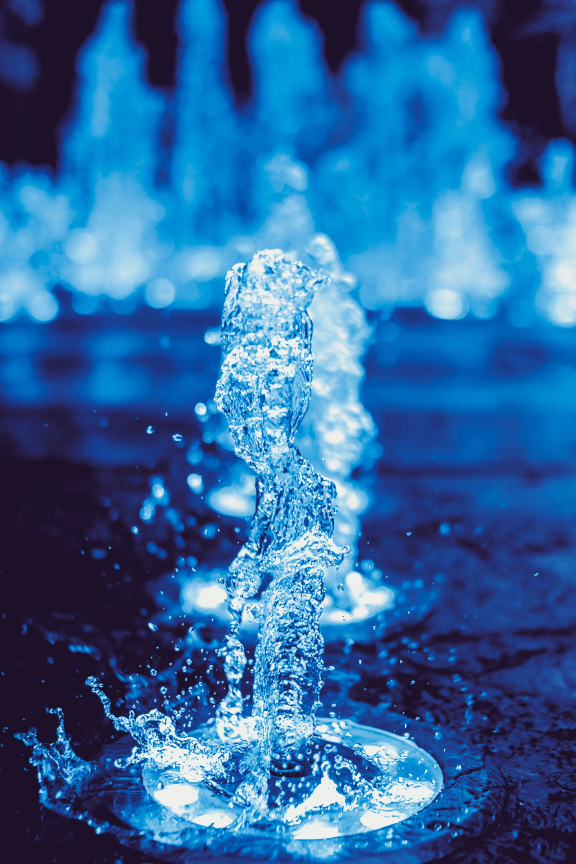
#> input picture pic3.jpg, 1728 x 2592 px (shown at 1/3 size)
$ python draw.py
#> lines starting #> are read from the running program, lines starting #| are printed output that depends on the picture
import cv2
import numpy as np
blank=np.zeros((500,500,3),dtype='uint8')
cv2.imshow('Blank', blank)

img=cv2.imread("pic3.jpg")
#> img is the input picture: shape (2592, 1728, 3); mean B, G, R 159, 103.4, 46.1
cv2.imshow('pic', img)
#paint the img
blank[200:300,300:400]=0,0,255
cv2.imshow('Green',blank)
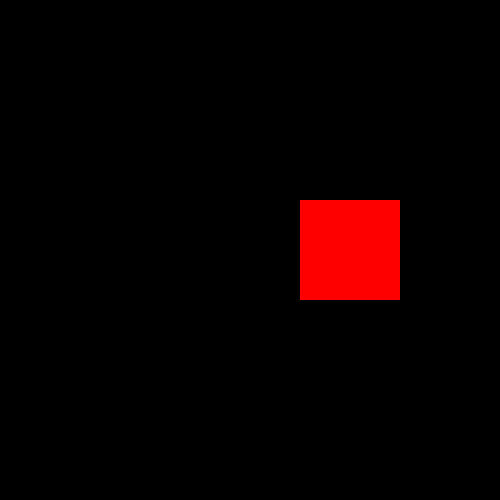
#> window 'Green': shape (500, 500, 3); mean B, G, R 0, 0, 10.2
# draw a rectangle
cv2.rectangle(blank,(0,0),(250,250),(0,255,0),thickness=2)
cv2.imshow("rectangle",blank)
#write text
cv2.putText(blank,"hello it's me sujan ",(0,255),cv2.FONT_HERSHEY_TRIPLEX,1.0,(0,255,0),thickness=2)
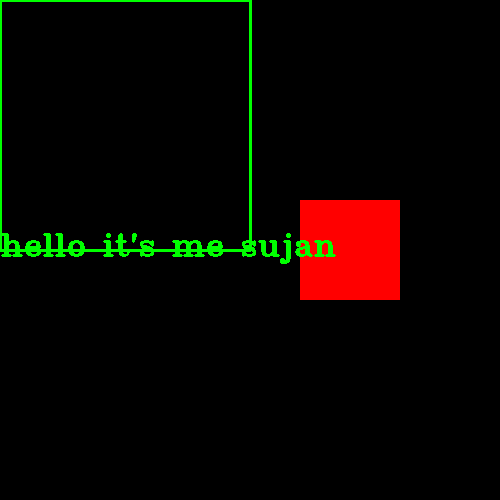
#> blank: shape (500, 500, 3); mean of channels 0, 1, 2 0, 5.1, 9.9; drawn as B, G, R
cv2.imshow("image",blank)
cv2.waitKey(0)
